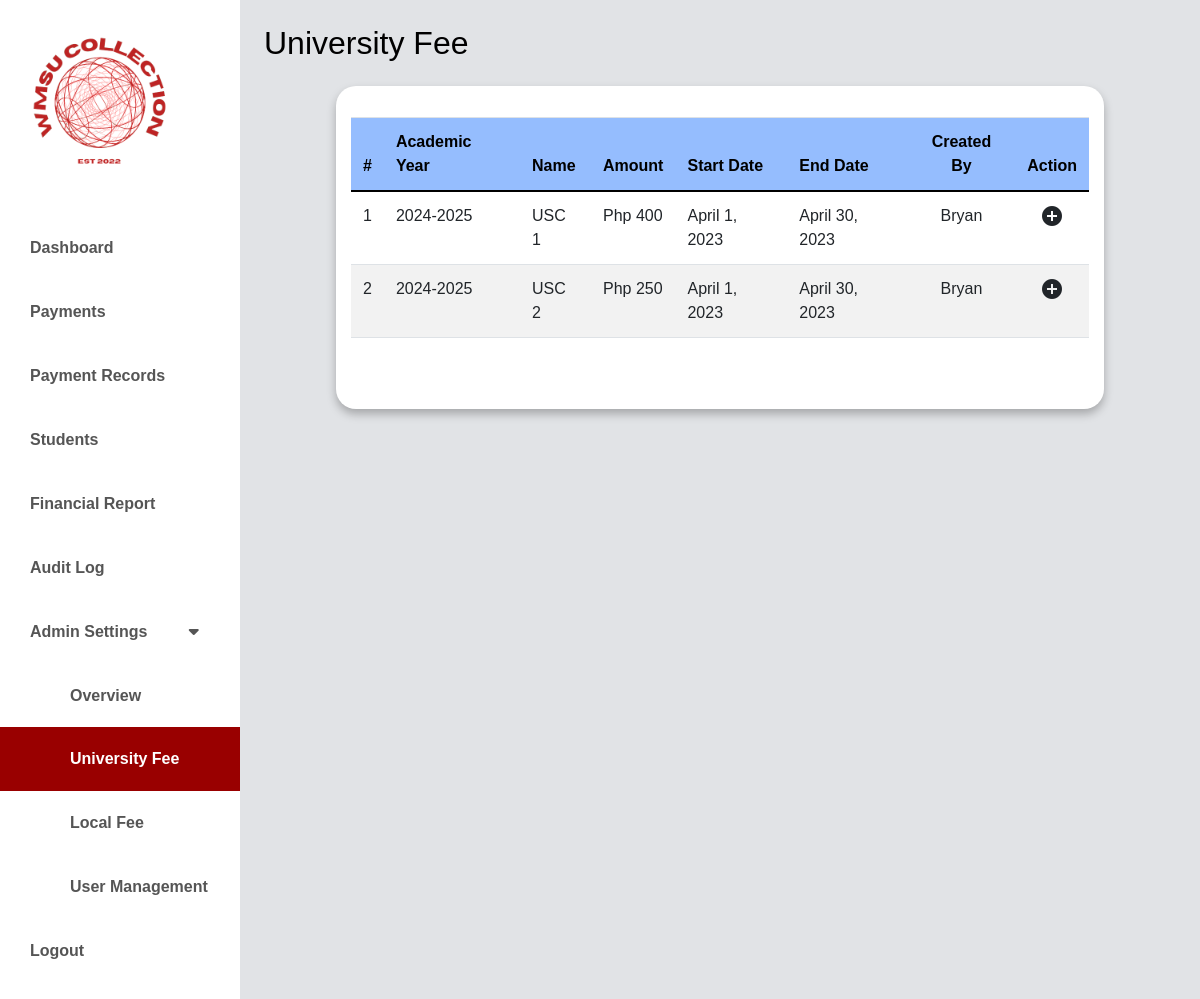
Screenshot of /university/university.php (signed in) with the database file from the repository.
### tables this page shows
CREATE TABLE `university_fees` (
  `id` int(11) NOT NULL,
  `academic_year_id` int(11) NOT NULL,
  `semester_id` int(11) NOT NULL,
  `fee_type` varchar(20) NOT NULL DEFAULT 'University',
  `fee_name` varchar(100) NOT NULL,
  `fee_amount` int(11) NOT NULL,
  `start_date` date NOT NULL,
  `end_date` date NOT NULL,
  `created_by` varchar(100) DEFAULT NULL,
  `created_at` timestamp NOT NULL DEFAULT current_timestamp(),
  `updated_at` timestamp NOT NULL DEFAULT current_timestamp() ON UPDATE current_timestamp()
);

CREATE TABLE `academic_year` (
  `id` int(11) NOT NULL,
  `academic_name` varchar(50) NOT NULL,
  `academic_start_date` date NOT NULL,
  `academic_end_date` date NOT NULL,
  `is_active` tinyint(1) NOT NULL DEFAULT 1,
  `created_at` timestamp NOT NULL DEFAULT current_timestamp(),
  `updated_at` timestamp NOT NULL DEFAULT current_timestamp() ON UPDATE current_timestamp()
);

### classes/universityfees.class.php (called while the page is built, shortened)
<?php
require_once 'database.class.php';
class UniversityFees {
    public $db;
    function __construct() {
        $this->db = new Database();
    }
    function showAllDetails() {
        $sql = "SELECT ufs.id, ufs.start_date, ufs.fee_amount, ufs.end_date, ufs.created_by, ufs.fee_name, ufs.fee_type, s.semester_name, sy.academic_name
                FROM university_fees ufs
                JOIN semesters s ON ufs.semester_id = s.id
                JOIN academic_year sy ON ufs.academic_year_id = sy.id";
        $stmt = $this->db->connect()->prepare($sql);
        $stmt->execute();
        return $stmt->fetchAll(PDO::FETCH_ASSOC);
    }
}
?>

### classes/database.class.php (called while the page is built)
<?php
class Database {
    private $host = 'localhost';
    private $username = 'root';
    private $password = '';
    private $database = 'wmsu';
    protected $connection;
    public function connect() {
        try {
            $dsn = "mysql:host=$this->host;dbname=$this->database;charset=utf8mb4";
            $options = [
                PDO::ATTR_ERRMODE => PDO::ERRMODE_EXCEPTION,
                PDO::ATTR_DEFAULT_FETCH_MODE => PDO::FETCH_ASSOC,
                PDO::ATTR_EMULATE_PREPARES => false,
            ];
            $this->connection = new PDO($dsn, $this->username, $this->password, $options);
        } catch (PDOException $e) {
            echo "Connection error: " . $e->getMessage();
            die();
        }
        return $this->connection;
    }
}
?>

### university/university.php (the view, shortened to what this page needs)
<?php
require_once '../classes/universityfees.class.php';
?>
<!doctype html>
<html lang="en" class="no-js">
  <html>
    <head>
	<link href="https://cdn.jsdelivr.net/npm/bootstrap@5.0.0-beta3/dist/css/bootstrap.min.css" rel="stylesheet" />
    <link rel="stylesheet" href="https://unicons.iconscout.com/release/v4.0.0/css/line.css" />
    <link rel="stylesheet" href="https://cdnjs.cloudflare.com/ajax/libs/font-awesome/5.15.3/css/all.min.css" />
	<link rel="stylesheet" href="https://stackpath.bootstrapcdn.com/bootstrap/4.5.0/css/bootstrap.min.css">
	<link rel="stylesheet" href="https://maxcdn.bootstrapcdn.com/font-awesome/4.7.0/css/font-awesome.min.css">
    <link rel="stylesheet" href="../css/dashboard.css" />
    <link rel="stylesheet" href="../css/new-univ.css" />
    </head>
      <body>
      <div class="d-flex" id="wrapper">
        <div class="bg-white" id="sidebar-wrapper">
            <img src="../images/logo.jpg" width ="200" alt="CCS COLLECTION FEE">
            <div class="list-group list-group-flush my-3">
                <?php
              if($_SESSION['role'] == 'officer'){?>
                <a href="../admin/dashboard-user.php" class="list-group-item list-group-item-action bg-hover first-text fw-bold ">Dashboard</a>
                <?php } ?>
                <?php
                if($_SESSION['role'] == 'officer'){?>
                <a href="../payment/universitypayment_search.php" class="list-group-item list-group-item-action bg-hover first-text fw-bold  ">Payments</a>
                <?php } ?>
                <?php
              if($_SESSION['role'] == 'officer'){?>
                <a href="../payment-records/payment-records.php" class="list-group-item list-group-item-action bg-hover first-text fw-bold">Payment Records</a>
                <?php } ?>
                <?php
              if($_SESSION['role'] == 'officer'){?>
                <a href="../students/students.php" class="list-group-item list-group-item-action bg-hover first-text fw-bold  ">Students</a>
                <?php } ?>
                <?php
              if($_SESSION['role'] == 'officer'){?>
                <a href="../financial-report-user/financial-report-user.php" class="list-group-item list-group-item-action bg-hover first-text fw-bold">Financial Report</a>
                <?php } ?>
                <?php
                if($_SESSION['role'] == 'officer'){?>
                <a href="../audit-log-user/audit-log-user.php" class="list-group-item list-group-item-action bg-hover first-text fw-bold">Audit Log</a>
                <?php } ?>
                <div class="dropdown-container">
                <button class="list-group-item list-group-item-action bg-hover second-text dropdown-btn fw-bold">Admin Settings</a>
                <i class="fa fa-caret-down" style="margin-left: 37px;"></i>
                </button>
                <?php
              if($_SESSION['role'] == 'officer'){?>
                <a href="../admin-settings-user/admin-settings-user.php" class="list-group-item list-group-item-action bg-hover first-text fw-bold" style="text-decoration:none; padding-left: 70px;">Overview</a></ul>
                <a href="../university/university.php" class="list-group-item list-group-item-action bg-hover first-text fw-bold active" style="text-decoration:none; padding-left: 70px;">University Fee</a></ul>
                    <a href="../local/localfees.php"class="list-group-item list-group-item-action bg-hover first-text fw-bold"  style="text-decoration:none; padding-left: 70px;">Local Fee</a></ul>
                    <?php }?>
                <?php
                if($_SESSION['role'] == 'admin' || $_SESSION['role'] == 'officer'){?>
                    <a href="../admin-settings/user.php" class="list-group-item list-group-item-action bg-hover first-text fw-bold" style="text-decoration:none; padding-left: 70px;">User Management</a></ul>
                    <?php } ?>
                </div>
                <a href="../public/logout.php" class="list-group-item list-group-item-action bg-hover fw-bold">Logout</a>
</div>
        </div>
        <div id="page-content-wrapper">
    <nav class="navbar navbar-expand-lg navbar-light bg-active py-4 px-4">
        <div class="d-flex align-items-center">
            <h2 class="fs-2 m-0" style="color:#000000; font-weight: 400;">University Fee</h2>
        </div>
    </nav>
    <div class="container">
                <div class="row" style="padding-top:  21px;">
				</div>
             <div class =" table-responsive" style="margin-top: 10px;">
                <table class="table">
            <thead style="background-color:#95BDFE ;" class="text-white">
              <tr>
                <th scope="col" style = " color: #000000;" >#</th>
                <th scope="col" style = " color: #000000;" >Academic Year</th>
                <th scope="col" style = " color: #000000;" >Name</th></th>
				<th scope="col" style = " color: #000000;" >Amount</th></th>
                <th scope="col" style = " color: #000000;" >Start Date</th></th>
                <th scope="col" style = " color: #000000;" >End Date</th></th>
                <th scope="col" style = " color: #000000; text-align:center" >Created By</th></th>
                <th scope="col" style = " color: #000000; text-align:center" >Action</th>
              </tr>
            </thead>
            <tbody>
            <?php
$Fee = new UniversityFees();
$FeeData = $Fee->showAllDetails();
$i = 1;
foreach($FeeData as $Fee) {
    ?>
    <tr>
        <td><?php echo $i; ?></td>
        <td><?php echo $Fee['academic_name']; ?></td>
        <td><?php echo $Fee['fee_name']; ?></td>
        <td>Php <?php echo $Fee['fee_amount']; ?></td>
        <td><?php echo date('F j, Y', strtotime($Fee['start_date'])); ?></td>
        <td><?php echo date('F j, Y', strtotime($Fee['end_date'])); ?></td>
        <td style="text-align:center"><?php echo $Fee['created_by']; ?></td>
        <td style="text-align:center">
                <i class="material-icons" title="Edit">&#xe147;</i>
        </td>
    </tr>
    <?php
    $i++;
}
?>
				</tbody>
			</table>
		</div>
	</div>
</div>
</div>
</body>
</html>

### css/dashboard.css (style rules this page uses)
* { font-family: 'Poppins', sans-serif; }
:root { --main-bg-color: #009d63; --main-text-color: #009d63; --second-text-color: #bbbec5; --second-bg-color: #c1efde; }
.second-text { color: var(--second-text-color); }
#wrapper { overflow-x: hidden; background-image: linear-gradient( to right, #e1e3e6, #e1e3e6, #e1e3e6, #e1e3e6, #e1e3e6 ); }
#sidebar-wrapper { min-height: 100vh; margin-left: -15rem; -webkit-transition: margin 0.25s ease-out; -moz-transition: margin 0.25s ease-out; -o-transition: margin 0.25s ease-out; transition: margin 0.25s ease-out; }
#sidebar-wrapper .list-group { width: 15rem; }
#page-content-wrapper { min-width: 100vw; }
.list-group-item { border: none; background-color: #FFF; color: #555; padding: 20px 30px; }
.list-group-item.active { background-color: #990000; color: white; }
@media (min-width: 768px) { #sidebar-wrapper { margin-left: 0; } }
@media (min-width: 768px) { #page-content-wrapper { min-width: 0; width: 100%; } }
body { margin: 0; padding: 0; background-color: var(--second-bg-color); }
table { border-collapse: collapse; width: 100%; }
th, td { text-align: left; padding: 8px; }
th { background-color: #007bff; }
tr:nth-child(even) { background-color: #f2f2f2; }

### css/new-univ.css (style rules this page uses)
.container { background-color: #fff; max-width: 80%; border-radius: 20px; padding-bottom: 20px; box-shadow: 0 5px 10px rgba(0, 0, 0, 0.265); }
.table-responsive { display:flex; margin-bottom: 35px; }
.h2, h2, h3, h3, h4, h4, h5, h5 { font-size: 20px; text-align: center; font-weight: 600; margin-top: 15px; }

### rows the page displays
university_fees: academic_year.academic_name "2024-2025", fee_name "USC 1", fee_amount "400", start_date "April 1, 2023", end_date "April 30, 2023", created_by "Bryan"
university_fees: academic_year.academic_name "2024-2025", fee_name "USC 2", fee_amount "250", start_date "April 1, 2023", end_date "April 30, 2023", created_by "Bryan"
